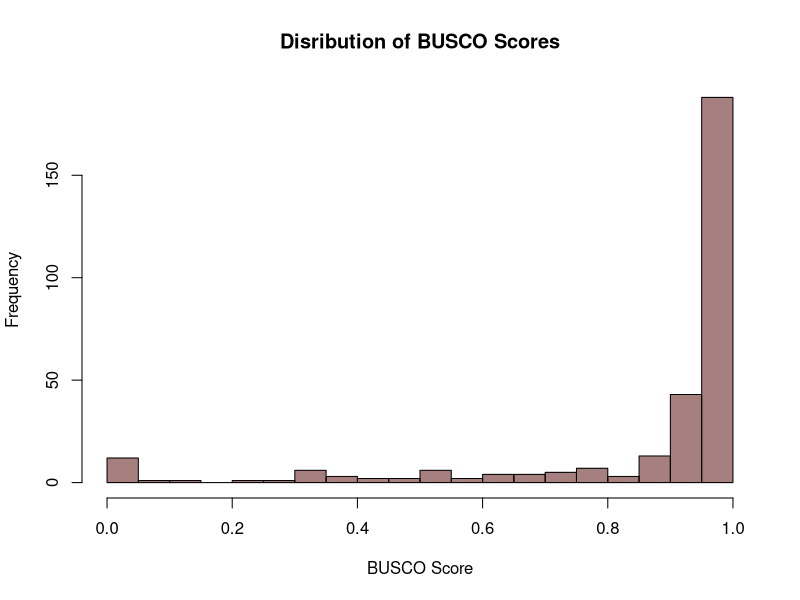

Recreate this plot in R.
#read in the parsed BUSCO results
dat <- read.csv("results/busco.results.csv")

#make a histogram of the BUSCO scores
hist(dat$score, breaks=25,
     xlab="BUSCO Score",
     col=rgb(.31,0,0,.5),
     main = "Disribution of BUSCO Scores")
